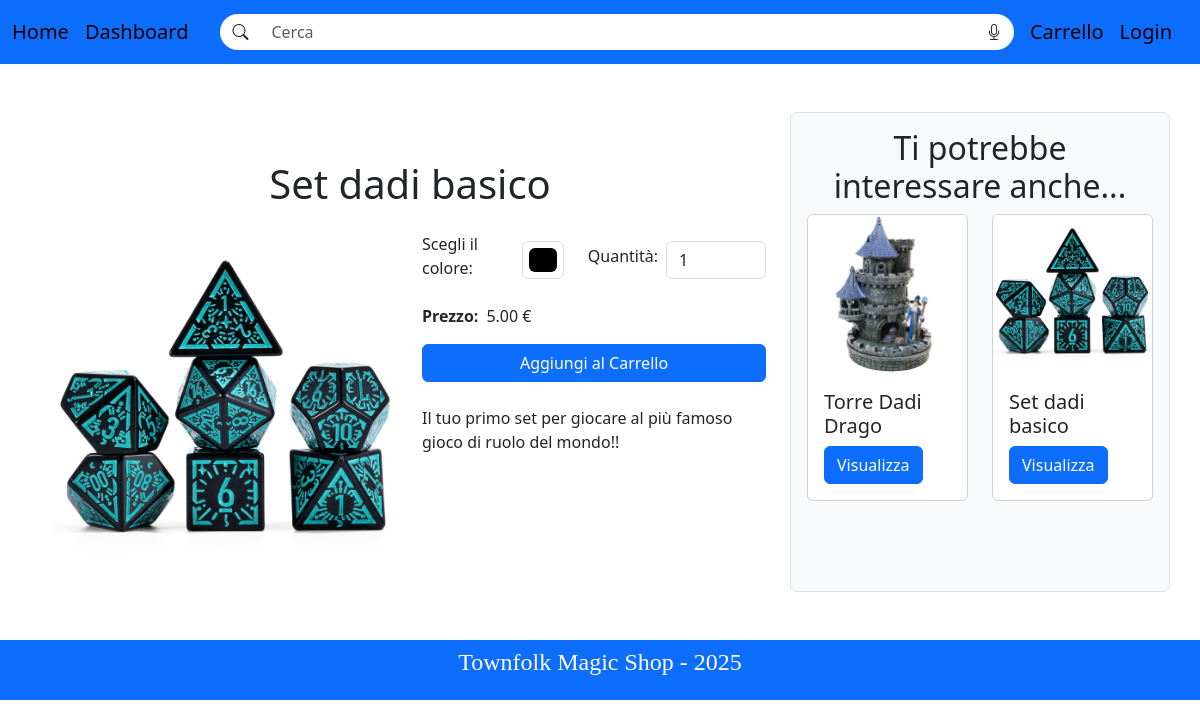
Page /prodotto.php?id=5 on the committed database.
### tables this page shows
CREATE TABLE `prodotti` (
  `id` int(11) NOT NULL,
  `id_categoria` int(11) NOT NULL,
  `id_venditore` int(11) NOT NULL,
  `titolo` varchar(150) NOT NULL,
  `descrizione` text NOT NULL,
  `prezzo` decimal(10,2) NOT NULL,
  `sconto` decimal(5,2) DEFAULT 0.00,
  `quantita_disponibile` int(11) NOT NULL,
  `immagine` varchar(250) NOT NULL,
  `data_creazione` timestamp NOT NULL DEFAULT current_timestamp(),
  `data_aggiornamento` timestamp NULL DEFAULT NULL ON UPDATE current_timestamp(),
  `edizione_limitata` tinyint(1) NOT NULL DEFAULT 0
);

### prodotto.php (called while the page is built)
<?php
require_once 'bootstrap.php';
$idprodotto = -1;
if (isset($_GET["id"])) {
    $idprodotto = $_GET["id"];
}
$templateParams["prodotto"] = $dbh->getProductById($idprodotto);
if ($templateParams["prodotto"] && count($templateParams["prodotto"]) > 0) {
    $titoloProdotto = $templateParams["prodotto"]["titolo"];
    $templateParams["titolo"] = "TownfolkMagicShop - " . $titoloProdotto;
} else {
    $templateParams["titolo"] = "TownfolkMagicShop - Prodotto non trovato";
    $templateParams["prodotto"] = null;
}
$templateParams["nome"] = "singolo-prodotto.php";
$templateParams["categorie"] = $dbh->getCategories();
require 'template/base.php';
?>

### bootstrap.php (called while the page is built, shortened)
<?php
require_once("utils/functions.php");
require_once("database/database.php");
$dbh = new DatabaseHelper("localhost", "root", "", "townfolkmagicshop", 3307);
$templateParams["ruolo"] = isUserLoggedIn() ? $dbh->getRoleByUsername($_SESSION["username"])["ruolo"] : "cliente";
$templateParams["prodottiCasuali"] = $dbh->getRandomProducts(2);
?>

### database/database.php (called while the page is built, shortened)
<?php
class DatabaseHelper
{
    private $db;
    public function __construct($servername, $username, $password, $dbname, $port)
    {
        $this->db = new mysqli($servername, $username, $password, $dbname, $port);
    }
    public function getRandomProducts($n = 2)
    {
        $stmt = $this->db->prepare("SELECT id, titolo, immagine FROM prodotti ORDER BY RAND() LIMIT ?");
        $stmt->bind_param('i', $n);
        $stmt->execute();
        $result = $stmt->get_result();
        return $result->fetch_all(MYSQLI_ASSOC);
    }
    public function getCategories()
    {
        $stmt = $this->db->prepare("SELECT * FROM categorie");
        $stmt->execute();
        $result = $stmt->get_result();
        return $result->fetch_all(MYSQLI_ASSOC);
    }
    public function getProductById($id)
    {
        $query = "SELECT * FROM prodotti WHERE id=?";
        $stmt = $this->db->prepare($query);
        $stmt->bind_param('i', $id);
        $stmt->execute();
        $result = $stmt->get_result();
        return $result->fetch_assoc();
    }
}
?>

### template/base.php (the view, shortened to what this page needs)
<!DOCTYPE html>
<html lang="it">
<head>
    <link rel="stylesheet" type="text/css" href="./css/style.css" />
    <link href="https://cdn.jsdelivr.net/npm/bootstrap-icons/font/bootstrap-icons.css" rel="stylesheet">
    <link href="https://cdn.jsdelivr.net/npm/bootstrap@5.3.3/dist/css/bootstrap.min.css" rel="stylesheet"
>
</head>
<body>
    <header class="bg-primary text-white text-center py-1">
        <nav class="navbar navbar-expand-lg navbar-light">
            <div class="container-fluid d-flex justify-content-between align-items-center">
                <div class="d-flex align-items-center">
                    <a class="navbar-brand d-none d-lg-block" href="index.php">Home</a>
                    <a class="navbar-brand d-none d-lg-block" href="dashboard.php">Dashboard</a>
                </div>
                <div class="flex-grow-1 mx-3 d-flex align-items-center position-relative">
                    <div class="input-group rounded-pill">
                        <span class="input-group-text bg-white border-0 rounded-pill-start"><i
                                class="bi bi-search"></i></span>
                        <input class="form-control border-0" type="search" id="search" placeholder="Cerca"
                            aria-label="Search">
                        <span class="input-group-text bg-white border-0 rounded-pill-end"><i
                                class="bi bi-mic"></i></span>
                    </div>
                </div>
                <div class="d-flex align-items-center">
                    <?php echo getUserIcon($templateParams["ruolo"]) ?>
                    <?php if (isUserLoggedIn()): ?>
                        <a class="navbar-brand d-none d-lg-block" href="login.php">Ciao,
                            <?php echo $_SESSION["username"]; ?>!</a>
                    <?php else: ?>
                        <a class="navbar-brand d-none d-lg-block" href="login.php">Login</a>
                    <?php endif; ?>
                </div>
            </div>
        </nav>
    </header>
    <div class="container mt-5 mb-5">
        <div class="row">
            <main id="main-content" class="col-12 col-md-8 order-md-1">
                <?php
                if (isset($templateParams["nome"])) {
                    require($templateParams["nome"]);
                }
                ?>
            </main>
            <aside class="col-12 col-md-4 order-md-2 mt-5 mt-md-0 p-3 border rounded bg-light">
                <?php if ($templateParams["ruolo"] == "venditore"): ?>
                    <section>
                        <h2 class="text-center">Link Utili</h2>
                        <div class="d-grid gap-2">
                            <a href="notifiche.php" class="btn btn-primary">Gestisci notifiche</a>
                            <a href="ordini.php" class="btn btn-primary">Gestisci ordini</a>
                            <a href="dashboard.php" class="btn btn-primary">Gestisci prodotti</a>
                        </div>
                    </section>
                <?php else: ?>
                    <section>
                        <h2 class="text-center">Ti potrebbe interessare anche...</h2>
                        <div class="row">
                            <?php foreach ($templateParams["prodottiCasuali"] as $prodottocasuale): ?>
                                <div class="col-12 col-md-6 mb-3">
                                    <div class="card">
                                        <img src="<?php echo UPLOAD_DIR . $prodottocasuale["immagine"]; ?>" class="card-img-top"
                                            alt="<?php echo $prodottocasuale["titolo"]; ?>">
                                        <div class="card-body">
                                            <h5 class="card-title"><?php echo $prodottocasuale["titolo"]; ?></h5>
                                            <a href="prodotto.php?id=<?php echo $prodottocasuale["id"]; ?>"
                                                class="btn btn-primary">Visualizza</a>
                                        </div>
                                    </div>
                                </div>
                            <?php endforeach; ?>
                        </div>
                    </section>
                <?php endif; ?>
            </aside>
        </div>
    </div>
    <footer class="bg-primary text-white text-center py-1">
        <p class="footer-text"> Townfolk Magic Shop - <?php echo date("Y"); ?></p>
    </footer>
</body>
</html>

### template/singolo-prodotto.php
<?php if ($templateParams["prodotto"] == null): ?>
    <article>
        <p>Prodotto non presente</p>
    </article>
<?php else:
    $prodotto = $templateParams["prodotto"];
    ?>
    <div class="container mt-5">
        <div class="text-center">
            <h1><?php echo htmlspecialchars($prodotto["titolo"]); ?></h1>
        </div>
        <div class="row mt-4">
            <div class="col-12 col-md-6 mb-3">
                <img src="<?php echo UPLOAD_DIR . htmlspecialchars($prodotto["immagine"]); ?>"
                    alt="<?php echo htmlspecialchars($prodotto["titolo"]); ?>" class="img-fluid">
            </div>
            <div class="col-12 col-md-6 mb-3">
                <div class="d-flex align-items-center mb-3">
                    <label for="colorPicker" class="form-label me-2">Scegli il colore:</label>
                    <input type="color" id="colorPicker" name="colorPicker" class="form-control form-control-color me-4">
                    <label for="quantity" class="form-label me-2">Quantità:</label>
                    <input type="number" id="quantity" name="quantity" class="form-control quantity-input" min="1"
                        max="<?php echo htmlspecialchars($prodotto["quantita_disponibile"]); ?>" value="1">
                </div>
                <div class="d-flex align-items-center mb-3">
                    <p class="mb-0"><strong>Prezzo:</strong></p>
                    <p class="mb-0 ms-2"><?php echo number_format($prodotto["prezzo"], 2); ?> €</p>
                </div>
                <div class="mb-3">
                    <button class="btn btn-primary w-100"
                        onclick="aggiungiAlCarrello(<?php echo $prodotto['id']; ?>)">Aggiungi al Carrello</button>
                </div>
                <div class="mt-4">
                    <p><?php echo htmlspecialchars($prodotto["descrizione"]); ?></p>
                </div>
            </div>
        </div>
    </div>
<?php endif; ?>

### css/style.css (style rules this page uses)
.input-group-text.rounded-pill-start { border-top-left-radius: 50px; border-bottom-left-radius: 50px; }
.input-group-text.rounded-pill-end { border-top-right-radius: 50px; border-bottom-right-radius: 50px; }
.footer-text { font-family: 'UnifrakturCook', Georgia, serif; font-size: 1.5rem; }
.quantity-input { max-width: 100px; }
@media (min-width: 768px) { .form-control::placeholder { color: transparent; } }

### rows in the picture
prodotti: titolo "Set dadi basico", immagine (picture), prezzo "5.00", descrizione "Il tuo primo set per giocare al più famoso gioco di ruolo del mondo!!"
prodotti: immagine (picture), titolo "Torre Dadi Drago"
